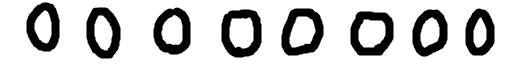
#> input picture Training data/0.png, 506 x 64 px
$ python remember.py 'Training data/0.png' 'Training data/1.png'
#> lines starting #> are read from the running program, lines starting #| are printed output that depends on the picture
import Image, ImageChops, ImageOps
import sys

image = Image.open(sys.argv[1])
#> image is the input picture: PIL image 506x64 RGB; min 0, max 255, mean 196.1
data = sys.argv[2]

def trim(im):
	bg = Image.new(im.mode, im.size, im.getpixel((0,0)))
	diff = ImageChops.difference(im, bg)
	diff = ImageChops.add(diff, diff, 2.0, -100)
	bbox = diff.getbbox();

	s = max([bbox[2]-bbox[0], bbox[3]-bbox[1]])
	center = [(bbox[2]+bbox[0])/2, (bbox[3]+bbox[1])/2]

	bbox = [center[0]-s/2, center[1]-s/2, center[0]+s/2, center[1]+s/2]

	if bbox:

		if im.mode == 'RGBA':
			r,g,b,a = im.split()
			im = Image.merge('RGB', (r,g,b))

		im = ImageOps.invert(im)
		crop = im.crop(bbox)

		return ImageOps.invert(crop)
	else: return im

def symbols_in(image):
	symbols = []

	cut = []

	pixels = 0
#> pixels = 0

	for i in range(image.size[0]):
		whitespace = True
		for j in range(image.size[1]):
			if image.getpixel((i, j)) != (255, 255, 255):
				whitespace = False
				break

		if whitespace:
			if pixels > 0:
				cut = cut + [i]
				pixels = 0
		else:
			pixels = pixels + 1

	if pixels > 0:
		cut = cut + [i]
		pixels = 0

	x = 0
#> x = 0

	for i in range(len(cut)):
		image = ImageOps.invert(image)
		crop = image.crop([x, 0, cut[i], image.size[1]])
		image = ImageOps.invert(image)
		x = cut[i]
		symbols = symbols + [ImageOps.invert(crop)]

	return symbols

im1 = (Image.open(sys.argv[1]))
im1 = im1.convert('RGB')

images = []
for symbol in symbols_in(im1):
	symbol = trim(symbol)
	symbol = symbol.resize([8,8], Image.BILINEAR)

	image = []
	for i in range(len(symbol.getdata())):
		value = symbol.getdata()[i]
		ave = 255 - (value[0] + value[1] + value[2])/3
		image = image + [(16*ave)/255]
	images = images + [image]
#> this loop made 8 passes
#> (s in trim, center in trim) on passes 1 to 8: (50, [43, 27]), (52, [43.5, 33]), (47, [51, 31.5]), (49, [50.5, 33.5]), (48, [40.5, 32]), (45, [48, 33.5]), (48, [36, 33]), (47, [32, 32.5])
#> pass 1, in trim, `diff = ImageChops.difference(im, bg)`:
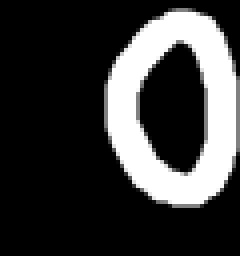
#> diff: PIL image 60x64 RGB (shown 4 times larger); min 0, max 255, mean 58.8
#> pass 1, in trim, `diff = ImageChops.add(diff, diff, 2.0, -100)`:
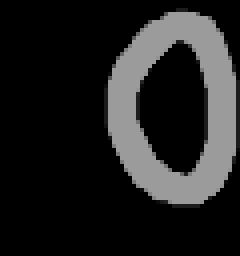
#> diff: PIL image 60x64 RGB (shown 4 times larger); min 0, max 155, mean 33.6
#> pass 1, in trim, `crop = im.crop(bbox)`:
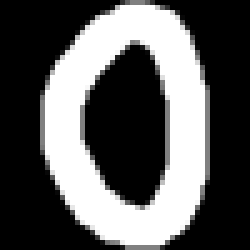
#> crop: PIL image 50x50 RGB (shown 5 times larger); min 0, max 255, mean 90.3

train_image = open('train_image.csr', 'a')
train_data = open('train_data.csr', 'a')

for image_data in images:
	for i in range(len(image_data)-1):
		train_image.write(str(image_data[i]) + ' ')
	train_image.write(str(image_data[len(image_data)-1]))
	train_image.write('\n')

	train_data.write(str(data))
	train_data.write('\n')
#> this loop made 8 passes

train_image.close()
train_data.close()

$ run again, on Training data/2.png
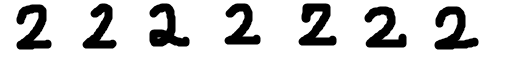
#> input picture Training data/2.png, 506 x 64 px
#> image is the input picture: PIL image 506x64 RGB; min 0, max 255, mean 208.7
#> pixels = 0
#> the loop `for symbol in symbols_in(im1):` made 7 passes
#> (s in trim, center in trim) on passes 1 to 7: (46, [34, 27]), (46, [47.5, 26]), (44, [52.5, 25]), (42, [52.5, 24]), (43, [56.5, 24.5]), (43, [48.5, 27]), (45, [49.5, 28])
#> pass 1, in trim, `diff = ImageChops.add(diff, diff, 2.0, -100)`:
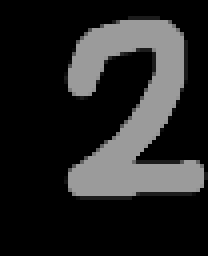
#> diff: PIL image 52x64 RGB (shown 4 times larger); min 0, max 155, mean 37.5
#> pass 1, in trim, `crop = im.crop(bbox)`:
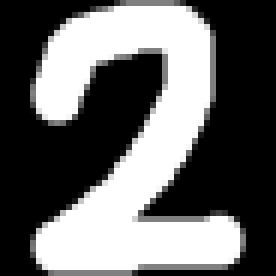
#> crop: PIL image 46x46 RGB (shown 6 times larger); min 0, max 255, mean 103.4
#> the loop `for image_data in images:` made 7 passes

$ run again, on Training data/3.png
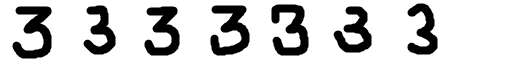
#> input picture Training data/3.png, 506 x 64 px
#> image is the input picture: PIL image 506x64 RGB; min 0, max 255, mean 203.5
#> pixels = 0
#> the loop `for symbol in symbols_in(im1):` made 7 passes
#> (s in trim, center in trim) on passes 1 to 7: (53, [32, 32.5]), (50, [48, 30]), (50, [46, 31]), (51, [50, 30.5]), (52, [40, 30]), (47, [44, 29.5]), (52, [50.5, 29])
#> pass 1, in trim, `diff = ImageChops.add(diff, diff, 2.0, -100)`:
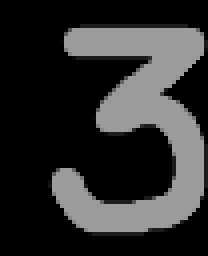
#> diff: PIL image 52x64 RGB (shown 4 times larger); min 0, max 155, mean 46.8
#> pass 1, in trim, `crop = im.crop(bbox)`:
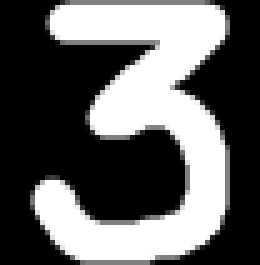
#> crop: PIL image 52x53 RGB (shown 5 times larger); min 0, max 255, mean 98.8
#> the loop `for image_data in images:` made 7 passes

$ run again, on Training data/5.png
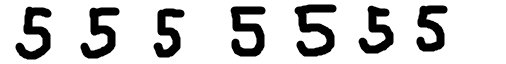
#> input picture Training data/5.png, 506 x 64 px
#> image is the input picture: PIL image 506x64 RGB; min 0, max 255, mean 205.7
#> pixels = 0
#> the loop `for symbol in symbols_in(im1):` made 7 passes
#> (s in trim, center in trim) on passes 1 to 7: (53, [33.5, 33.5]), (52, [48, 33]), (50, [49, 33]), (51, [63, 31.5]), (53, [49.5, 30.5]), (48, [39.5, 30]), (47, [38, 28.5])
#> pass 1, in trim, `diff = ImageChops.add(diff, diff, 2.0, -100)`:
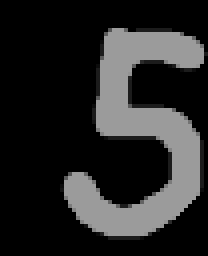
#> diff: PIL image 52x64 RGB (shown 4 times larger); min 0, max 155, mean 39.3
#> pass 1, in trim, `crop = im.crop(bbox)`:
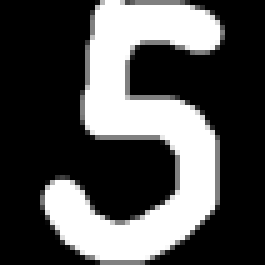
#> crop: PIL image 53x53 RGB (shown 5 times larger); min 0, max 255, mean 81.8
#> the loop `for image_data in images:` made 7 passes
